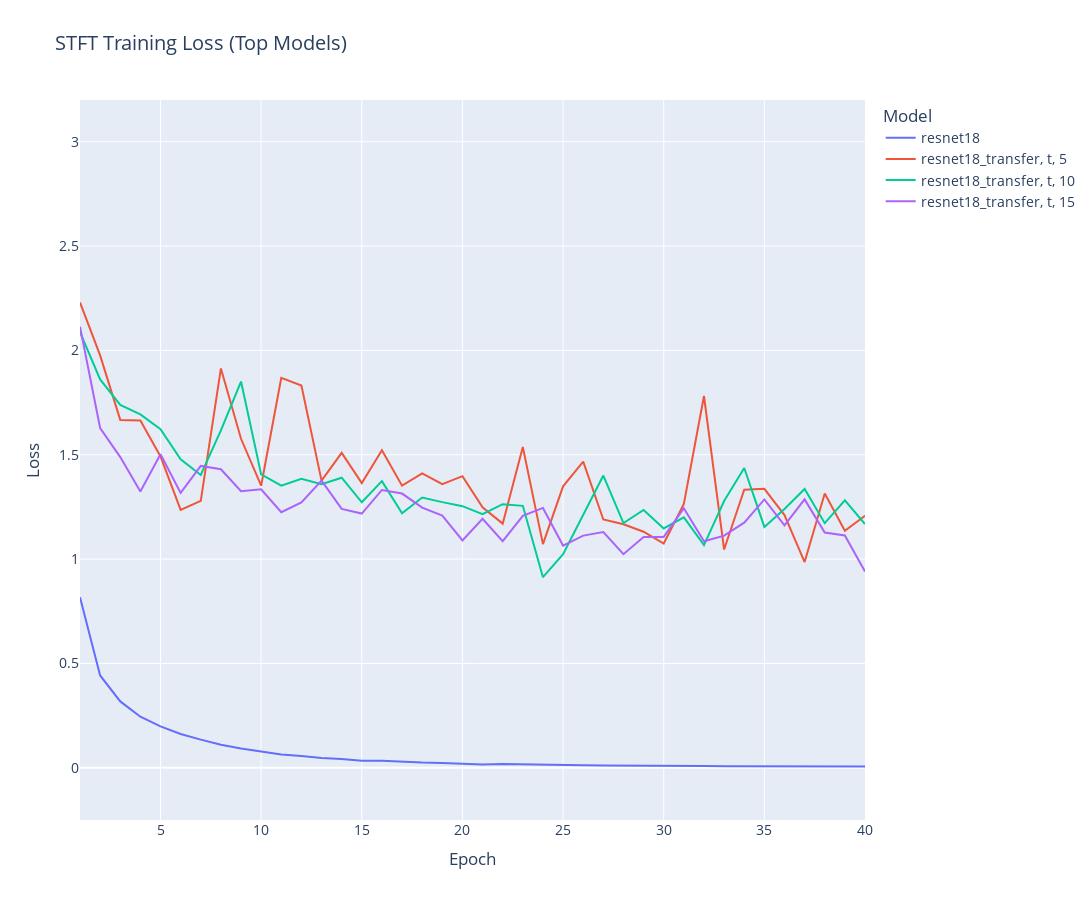

Write notebook code for a chart like this one.
### Markdown cell above
## Graphing

### Code cell
query_columns = "concat_ws(', ', m.name, d.shuffle, d.shot) as sep, e.epoch, r.value"
optimiser = "adam"
where = "and (m.id = 914 or m.id = 682 or m.id = 714 or m.id = 746)"

query = get_cnn(
    optimiser="adam",
    preprocessing="stft",
    columns=query_columns,
    where=where,
    type="training_loss",
)

columns, rows = query_database(query)

df = pd.DataFrame(rows, columns=columns)
df["value"] = df["value"].astype(float)
fig = px.line(
    df,
    x="epoch",
    y="value",
    color="sep",
    title="STFT Training Loss (Top Models)",
    width=WIDTH,
    height=HEIGHT,
)
fig.update_layout(
    legend_title_text="Model",
    xaxis_title="Epoch",
    yaxis_title="Loss",
    font=dict(size=FONT_SIZE),
)
fig.update_yaxes(range=[-0.25, 3.2])
fig.show()
save_fig(fig, "STFT Training Loss (Top CNN Models)")

### Figure 1 — Plotly figure (JSON) as saved in the notebook; plotly's stock layout.template omitted (floating-point values rounded to 4 significant figures)
{"data": [{"hovertemplate": "sep=resnet18<br>epoch=%{x}<br>value=%{y}<extra></extra>", "legendgroup": "resnet18", "line": {"color": "#636efa", "dash": "solid"}, "marker": {"symbol": "circle"}, "mode": "lines", "name": "resnet18", "orientation": "v", "showlegend": true, "type": "scatter", "x": [1, 2, 3, 4, 5, 6, 7, 8, 9, 10, 11, 12, 13, 14, 15, 16, 17, 18, 19, 20, 21, 22, 23, 24, 25, 26, 27, 28, 29, 30, 31, 32, 33, 34, 35, 36, 37, 38, 39, 40], "xaxis": "x", "y": [0.8173, 0.4425, 0.3182, 0.2447, 0.1987, 0.1622, 0.135, 0.1108, 0.09263, 0.07896, 0.06434, 0.05689, 0.04732, 0.04267, 0.03372, 0.03408, 0.02903, 0.02534, 0.02343, 0.02146, 0.01613, 0.01787, 0.01565, 0.01381, 0.01397, 0.01257, 0.01124, 0.01142, 0.009606, 0.009684, 0.009982, 0.00859, 0.007986, 0.008126, 0.007867, 0.006497, 0.006927, 0.006654, 0.006737, 0.006674], "yaxis": "y"}, {"hovertemplate": "sep=resnet18_transfer, t, 5<br>epoch=%{x}<br>value=%{y}<extra></extra>", "legendgroup": "resnet18_transfer, t, 5", "line": {"color": "#EF553B", "dash": "solid"}, "marker": {"symbol": "circle"}, "mode": "lines", "name": "resnet18_transfer, t, 5", "orientation": "v", "showlegend": true, "type": "scatter", "x": [1, 2, 3, 4, 5, 6, 7, 8, 9, 10, 11, 12, 13, 14, 15, 16, 17, 18, 19, 20, 21, 22, 23, 24, 25, 26, 27, 28, 29, 30, 31, 32, 33, 34, 35, 36, 37, 38, 39, 40], "xaxis": "x", "y": [2.23, 1.976, 1.667, 1.664, 1.492, 1.236, 1.279, 1.914, 1.577, 1.352, 1.868, 1.832, 1.376, 1.509, 1.364, 1.522, 1.352, 1.411, 1.359, 1.398, 1.248, 1.17, 1.537, 1.072, 1.349, 1.468, 1.19, 1.167, 1.131, 1.075, 1.265, 1.782, 1.046, 1.332, 1.337, 1.211, 0.9858, 1.314, 1.136, 1.208], "yaxis": "y"}, {"hovertemplate": "sep=resnet18_transfer, t, 10<br>epoch=%{x}<br>value=%{y}<extra></extra>", "legendgroup": "resnet18_transfer, t, 10", "line": {"color": "#00cc96", "dash": "solid"}, "marker": {"symbol": "circle"}, "mode": "lines", "name": "resnet18_transfer, t, 10", "orientation": "v", "showlegend": true, "type": "scatter", "x": [1, 2, 3, 4, 5, 6, 7, 8, 9, 10, 11, 12, 13, 14, 15, 16, 17, 18, 19, 20, 21, 22, 23, 24, 25, 26, 27, 28, 29, 30, 31, 32, 33, 34, 35, 36, 37, 38, 39, 40], "xaxis": "x", "y": [2.088, 1.861, 1.739, 1.693, 1.623, 1.478, 1.403, 1.617, 1.851, 1.406, 1.352, 1.385, 1.359, 1.39, 1.272, 1.374, 1.22, 1.295, 1.273, 1.254, 1.216, 1.263, 1.255, 0.9135, 1.023, 1.211, 1.4, 1.173, 1.236, 1.147, 1.2, 1.067, 1.279, 1.437, 1.154, 1.24, 1.336, 1.172, 1.282, 1.168], "yaxis": "y"}, {"hovertemplate": "sep=resnet18_transfer, t, 15<br>epoch=%{x}<br>value=%{y}<extra></extra>", "legendgroup": "resnet18_transfer, t, 15", "line": {"color": "#ab63fa", "dash": "solid"}, "marker": {"symbol": "circle"}, "mode": "lines", "name": "resnet18_transfer, t, 15", "orientation": "v", "showlegend": true, "type": "scatter", "x": [1, 2, 3, 4, 5, 6, 7, 8, 9, 10, 11, 12, 13, 14, 15, 16, 17, 18, 19, 20, 21, 22, 23, 24, 25, 26, 27, 28, 29, 30, 31, 32, 33, 34, 35, 36, 37, 38, 39, 40], "xaxis": "x", "y": [2.114, 1.628, 1.489, 1.324, 1.503, 1.317, 1.447, 1.43, 1.325, 1.334, 1.225, 1.272, 1.376, 1.241, 1.218, 1.331, 1.314, 1.247, 1.208, 1.089, 1.194, 1.086, 1.208, 1.245, 1.065, 1.113, 1.13, 1.024, 1.106, 1.106, 1.244, 1.086, 1.113, 1.175, 1.286, 1.161, 1.286, 1.128, 1.113, 0.9403], "yaxis": "y"}], "layout": {"font": {"size": 14}, "height": 900, "legend": {"title": {"text": "Model"}, "tracegroupgap": 0}, "title": {"text": "STFT Training Loss (Top Models)"}, "width": 1200, "xaxis": {"anchor": "y", "domain": [0, 1], "title": {"text": "Epoch"}}, "yaxis": {"anchor": "x", "domain": [0, 1], "range": [-0.25, 3.2], "title": {"text": "Loss"}}}}
